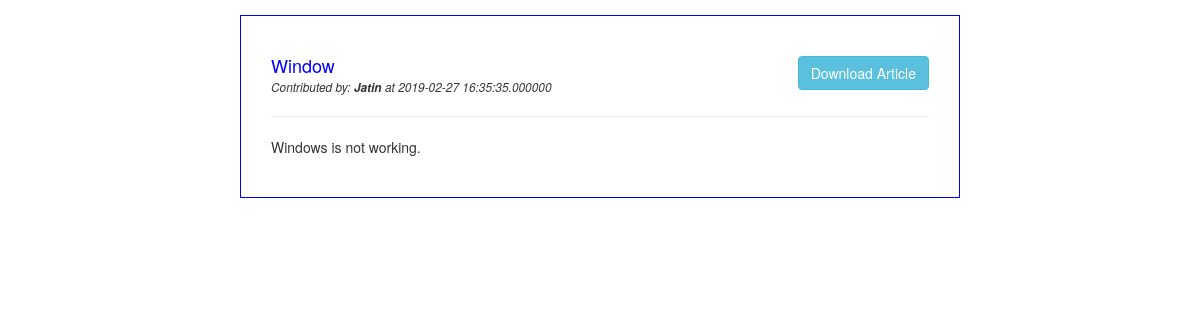
The page /read.php?title=Window on the database its author committed.
### tables this page shows
CREATE TABLE `articles` (
  `id` int(32) NOT NULL,
  `name` varchar(255) NOT NULL,
  `title` varchar(255) NOT NULL,
  `article` text NOT NULL,
  `filename` varchar(55) NOT NULL,
  `filepath` varchar(255) NOT NULL,
  `whenadded` timestamp(6) NOT NULL DEFAULT CURRENT_TIMESTAMP(6)
);

### read.php (the view, shortened to what this page needs)
<?php
 	if(isset($_GET['title'])){
 		require 'connection.php';
 		$title1 = mysqli_real_escape_string($conn, $_GET['title']);
 		$sql = "SELECT id, name, title, article, filepath, whenadded FROM articles WHERE title='$title1'";
 	}
 	else{
 		header('Location: browse.php');
 	}
?>
<!DOCTYPE html>
<html>
<head>
	<link rel="stylesheet" href="https://maxcdn.bootstrapcdn.com/bootstrap/3.4.0/css/bootstrap.min.css">
</head>
<body>
	<?php
	$result = $conn->query($sql);
	if ($result->num_rows > 0) {
   			 while($row = $result->fetch_assoc()) { ?>
		<div class="card container">
        	<div class="card-body">
        		<a href="read.php?id=<?php echo $row["id"] ?>" class="title"><h4 class="card-title"><?php echo $row["title"] ?></h4></a>
				<a href="<?php echo $row["filepath"] ?>" class="btn btn-info pull-right" style="margin-top: -20px;" download>Download Article</a>
			    <small><i>Contributed by: <b><?php echo $row["name"] ?></b> at <?php echo $row["whenadded"] ?></i></small>
			    <hr>
			    <p class="card-text"><?php echo $row["article"] ?></p>
		 	</div>
		</div>
   	<?php }
		}
	?>
</body>
</html>

### read.php (style rules this page uses)
.card { width: 60%; border: 1px solid blue; padding: 30px; margin-top: 15px; }
h4 { color: blue; margin-bottom: 0px; }

### rows shown on the page
articles: title "Window", name "Jatin", whenadded "2019-02-27 16:35:35.000000", article "Windows is not working."
